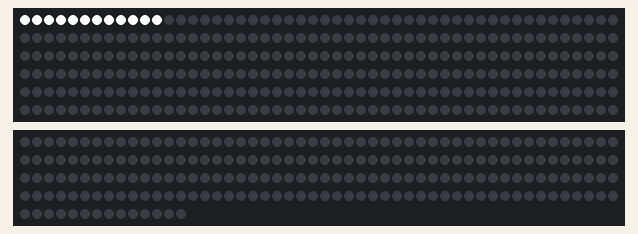
A sketch run on a simulated Arduino Uno, built with avr-gcc and run on an emulated ATmega328P. Shown: 300 RGB LEDs in strip order, left to right, continuing on the next row, 214 RGB LEDs in strip order, left to right, continuing on the next row.

Above: at 0.51 s.
At 2.35 s:
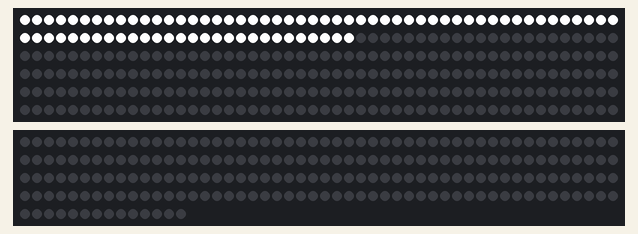
At 4.51 s:
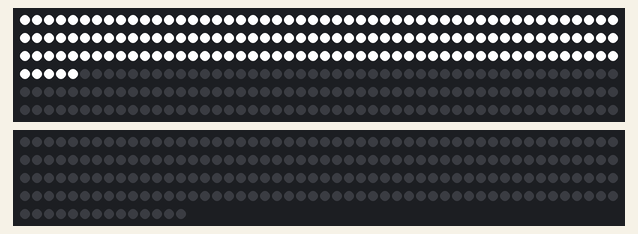
At 8.58 s:
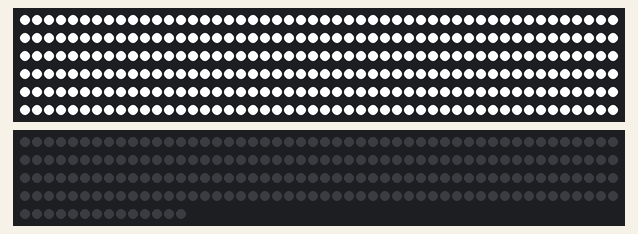
At 11.38 s:
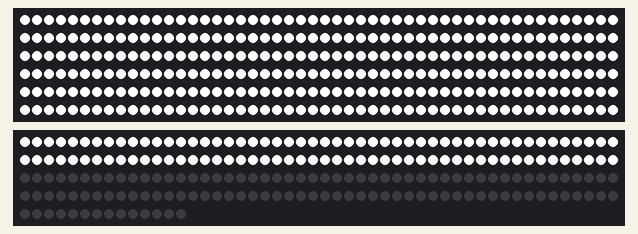
At 14.5 s:
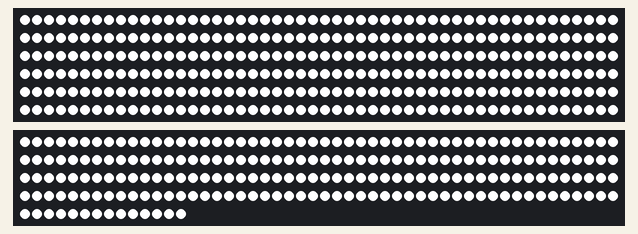

The sketch:

CrystalStipLEd.ino
```cpp
/*
 * Example sketch using FastLED for RGBW strips (SK6812). Includes
 * color wipes and rainbow pattern.
 *
 * Written by David Madison
 * http://partsnotincluded.com
*/
/*
#include "FastLED.h"
#include "FastLED_RGBW.h"

#define NUM_LEDS0 300
#define NUM_LEDS1 216
#define NUM_LEDS NUM_LEDS0 + NUM_LEDS1
#define DATA_PIN0 2
#define DATA_PIN1 3

CRGBW leds[NUM_LEDS];
CRGB *ledsRGB = (CRGB *) &leds[0];

const uint8_t brightness = 255;

void setup() {
 FastLED.addLeds<WS2812B, DATA_PIN0, RGB>(ledsRGB, getRGBWsize(NUM_LEDS0));
 FastLED.addLeds<WS2812B, DATA_PIN1, RGB>(ledsRGB, getRGBWsize(NUM_LEDS1));
  FastLED.setBrightness(brightness);
  FastLED.show();
}

void loop(){
  colorFill(CRGB::Red);
  colorFill(CRGB::Green);
  colorFill(CRGB::Blue);
  fillWhite();
}

void colorFill(CRGB c){
  for(int i = 0; i < NUM_LEDS; i++){
    leds[i] = c;
    FastLED.show();
    delay(5);
  }
}

void fillWhite(){
  for(int i = 0; i < NUM_LEDS; i++){
    leds[i] = CRGBW(0, 0, 0, 255);
    FastLED.show();
    delay(5);
  }
}


*/


#include <Adafruit_NeoPixel.h>

#define LED_PIN0  2
#define LED_PIN1  3
#define LED_COUNT0  300
#define LED_COUNT1  214

Adafruit_NeoPixel pixels0 = Adafruit_NeoPixel(LED_COUNT0, LED_PIN0, NEO_GRBW + NEO_KHZ800);
Adafruit_NeoPixel pixels1 = Adafruit_NeoPixel(LED_COUNT1, LED_PIN1, NEO_GRBW + NEO_KHZ800);

void setup() {
  Serial.begin(9600);
  pixels0.begin();
  pixels0.show(); // Initialize all pixels to 'off'
  pixels0.setBrightness(255);
  pixels1.begin();
  pixels1.show(); // Initialize all pixels to 'off'
  pixels1.setBrightness(255);
}

void loop() {
  //pixels1.setPixelColor(0, 0, 0, 0, 255);
  //pixels1.show();
  int i = 0;
  while (i < LED_COUNT0 + LED_COUNT1) {
    //if (i > 0)
    //  setPixel(i - 1, 0, 0, 0, 0);
    //else
    //  setPixel(LED_COUNT0 + LED_COUNT1 -1, 0, 0, 0, 0);
    setPixel(i, 0, 0, 255, 255);
    i++;
    pixels0.show();
    pixels1.show();
    delay(2);
  }
}

void  setPixel(int i, int r, int g, int b, int w) {
  if (i < 300)
    pixels0.setPixelColor(i, r, g, b, w);
  else
    pixels1.setPixelColor(i - 300, r, g, b, w);
}
```
